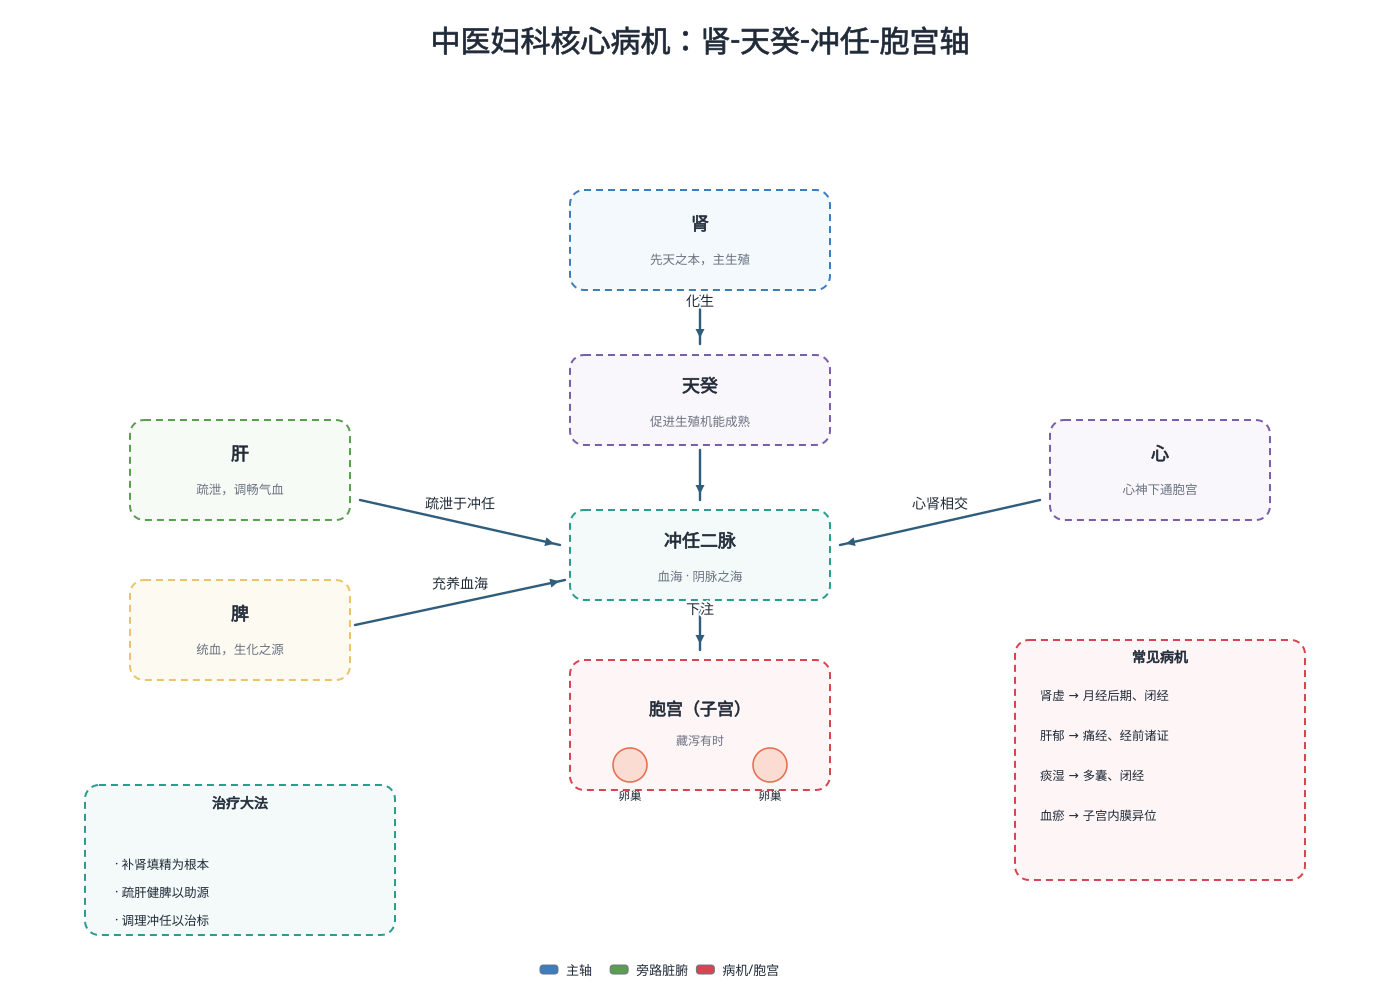

The Python source for this figure:
# -*- coding: utf-8 -*-
"""中医妇科：肾-天癸-冲任-胞宫轴与常见病机（中心锚点版）"""
import os, sys
sys.path.insert(0, r"C:\Users\Administrator\.workbuddy\skills\medical-illustration\scripts")
from bio_graphics import Canvas, C

OUT = os.path.expanduser("~/.workbuddy/skills/medical-illustration/assets/examples/disciplines")
os.makedirs(OUT, exist_ok=True)

c = Canvas(1400, 1000)
c.title("中医妇科核心病机：肾-天癸-冲任-胞宫轴", size=30)

def organ(cx, cy, w, h, name, sub, color, fillc):
    c.add("group_box", cx, cy, w=w, h=h, label=None, color=color, fill=fillc)
    c.text(cx, cy - 10, name, size=18, bold=True)
    c.text(cx, cy + 24, sub, size=12.5, fill=C["gray"])

# 主轴
organ(700, 240, 260, 100, "肾", "先天之本，主生殖", C["blue"], "#F4F9FE")
c.arrow(700, 296, 700, 344, kind="activation", label="化生")
c.add("group_box", 700, 400, w=260, h=90, label=None, color=C["purple"], fill="#F9F7FC")
c.text(700, 392, "天癸", size=18, bold=True)
c.text(700, 426, "促进生殖机能成熟", size=12.5, fill=C["gray"])
c.arrow(700, 450, 700, 500, kind="activation")
c.add("group_box", 700, 555, w=260, h=90, label=None, color=C["teal"], fill="#F3FAF9")
c.text(700, 547, "冲任二脉", size=18, bold=True)
c.text(700, 581, "血海 · 阴脉之海", size=12.5, fill=C["gray"])
c.arrow(700, 606, 700, 650, kind="activation", label="下注")

# 胞宫
c.add("group_box", 700, 725, w=260, h=130, label=None, color=C["red"], fill="#FDF5F6")
c.text(700, 715, "胞宫（子宫）", size=17, bold=True)
c.circle(630, 765, 17, fill=C["orange_l"], stroke=C["orange"], width=1.6)
c.circle(770, 765, 17, fill=C["orange_l"], stroke=C["orange"], width=1.6)
c.text(630, 800, "卵巢", size=11.5)
c.text(770, 800, "卵巢", size=11.5)
c.text(700, 745, "藏泻有时", size=12, fill=C["gray"])

# 旁路脏腑
organ(240, 470, 220, 100, "肝", "疏泄，调畅气血", C["green"], "#F7FBF5")
c.arrow(360, 500, 560, 545, kind="activation", label="疏泄于冲任")
organ(240, 630, 220, 100, "脾", "统血，生化之源", C["yellow"], "#FDFAF2")
c.arrow(355, 625, 565, 580, kind="activation", label="充养血海")

# 心
organ(1160, 470, 220, 100, "心", "心神下通胞宫", C["purple"], "#F9F7FC")
c.arrow(1040, 500, 840, 545, kind="activation", label="心肾相交")

# 病机
x0, y0 = 0, 0
c.add("group_box", 1160, 760, w=290, h=240, label=None, color=C["red"], fill="#FDF5F6")
c.text(1160, 662, "常见病机", size=14, bold=True)
for i, t in enumerate(["肾虚 → 月经后期、闭经", "肝郁 → 痛经、经前诸证",
                       "痰湿 → 多囊、闭经", "血瘀 → 子宫内膜异位"]):
    c.text(1040, 700 + i * 40, t, size=12.3, anchor="start")

# 治则
c.add("group_box", 240, 860, w=310, h=150, label=None, color=C["teal"], fill="#F3FAF9")
c.text(240, 808, "治疗大法", size=14, bold=True)
for i, t in enumerate(["补肾填精为根本", "疏肝健脾以助源", "调理冲任以治标"]):
    c.text(115, 868 + i * 28, "· " + t, size=12.5, anchor="start")

c.add("legend_row", 540, 975, items=[(C["blue"], "主轴"), (C["green"], "旁路脏腑"),
                                     (C["red"], "病机/胞宫")], size=13)

c.save(os.path.join(OUT, "tcm_gynecology_axis.svg"))
c.export(os.path.join(OUT, "tcm_gynecology_axis"), formats=("png",), dpi=300)
print("tcm done")
